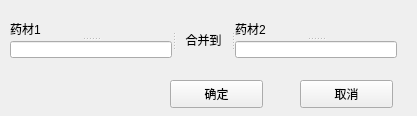
<?xml version="1.0" encoding="UTF-8"?>
<ui version="4.0">
 <class>Form</class>
 <widget class="QWidget" name="Form">
  <property name="geometry">
   <rect>
    <x>0</x>
    <y>0</y>
    <width>417</width>
    <height>116</height>
   </rect>
  </property>
  <property name="windowTitle">
   <string>合并药材</string>
  </property>
  <property name="windowIcon">
   <iconset>
    <normaloff>Icon/med.ico</normaloff>Icon/med.ico</iconset>
  </property>
  <widget class="QPushButton" name="BY">
   <property name="geometry">
    <rect>
     <x>170</x>
     <y>80</y>
     <width>93</width>
     <height>28</height>
    </rect>
   </property>
   <property name="text">
    <string>确定</string>
   </property>
  </widget>
  <widget class="QPushButton" name="BN">
   <property name="geometry">
    <rect>
     <x>300</x>
     <y>80</y>
     <width>93</width>
     <height>28</height>
    </rect>
   </property>
   <property name="text">
    <string>取消</string>
   </property>
  </widget>
  <widget class="QSplitter" name="splitter_3">
   <property name="geometry">
    <rect>
     <x>10</x>
     <y>20</y>
     <width>387</width>
     <height>39</height>
    </rect>
   </property>
   <property name="orientation">
    <enum>Qt::Horizontal</enum>
   </property>
   <widget class="QSplitter" name="splitter">
    <property name="orientation">
     <enum>Qt::Vertical</enum>
    </property>
    <widget class="QLabel" name="label">
     <property name="text">
      <string>药材1</string>
     </property>
    </widget>
    <widget class="QLineEdit" name="IMed1"/>
   </widget>
   <widget class="QLabel" name="label_3">
    <property name="text">
     <string>合并到</string>
    </property>
    <property name="alignment">
     <set>Qt::AlignCenter</set>
    </property>
   </widget>
   <widget class="QSplitter" name="splitter_2">
    <property name="orientation">
     <enum>Qt::Vertical</enum>
    </property>
    <widget class="QLabel" name="label_2">
     <property name="text">
      <string>药材2</string>
     </property>
    </widget>
    <widget class="QLineEdit" name="IMed2"/>
   </widget>
  </widget>
 </widget>
 <resources/>
 <connections/>
</ui>
